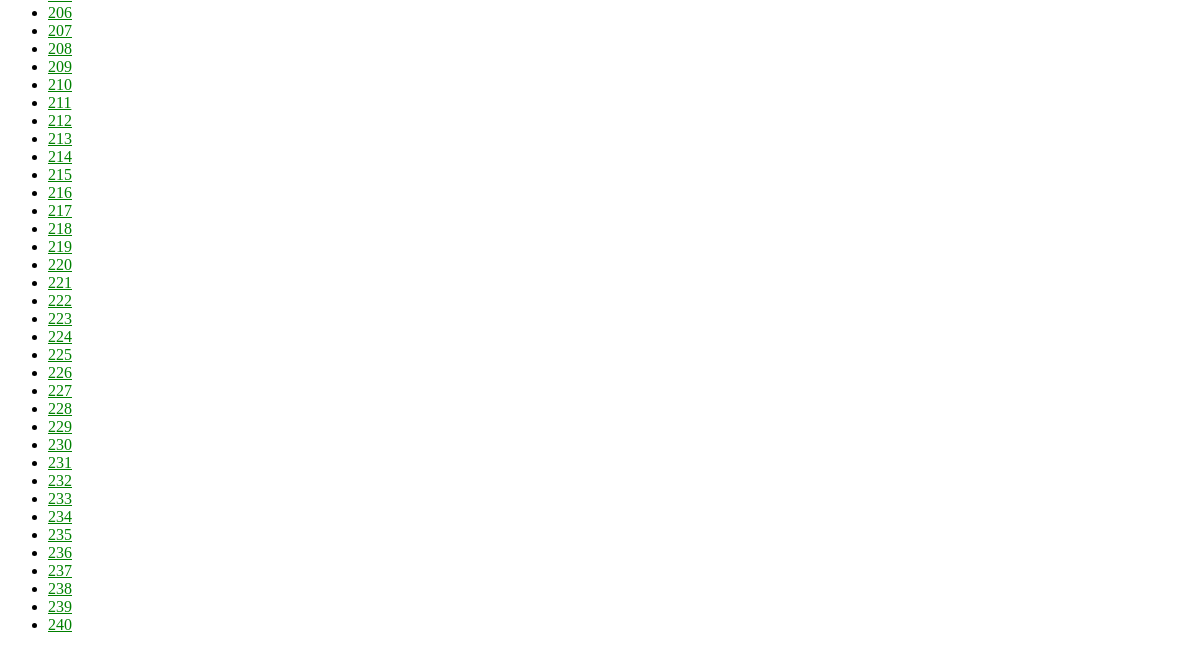
/CMdiagnose/ (lower part), run on an earlier commit of the app's database.
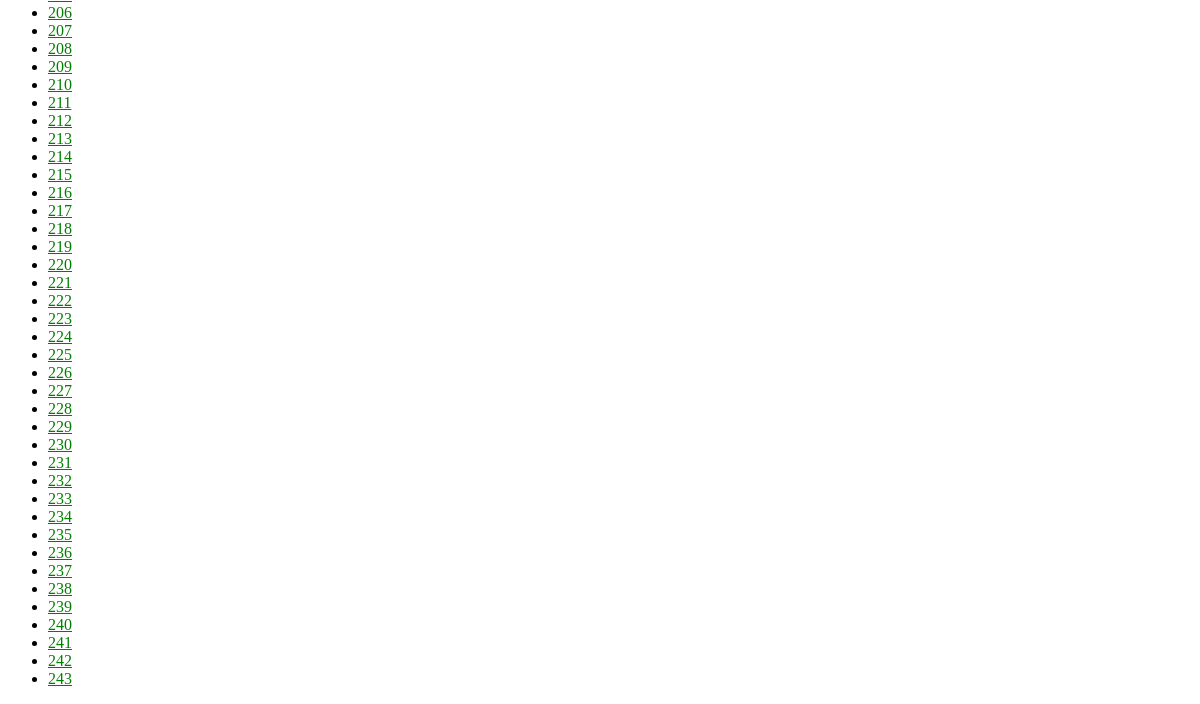
And on a later commit of the database.
### CMdiagnose/models.py (models this page shows, shortened)
class Person(models.Model):
    body = models.OneToOneField(Body, on_delete=models.CASCADE)
    tongue = models.OneToOneField(Tongue, on_delete=models.CASCADE)

### CMdiagnose/views.py (the view)
# urls.py: path('', views.IndexView.as_view(), name='index'),
class IndexView(generic.ListView):
    template_name = 'CMdiagnose/index.html'
    context_object_name = 'Person_list'
    def get_queryset(self):
        return Person.objects.all()

### CMdiagnose/templates/CMdiagnose/index.html
{% load static %}
<link rel="stylesheet" type="text/css" href="{% static 'polls/style.css' %}">
    <ul>
    {% for person in Person_list %}
        <li><a href="{% url 'CMdiagnose:detail' person.pk %}">{{ person.pk }}</a></li>
    {% endfor %}
    </ul>

What changed in the data, as far as the page shows it:
added Person: pk "241"
added Person: pk "242"
added Person: pk "243"
